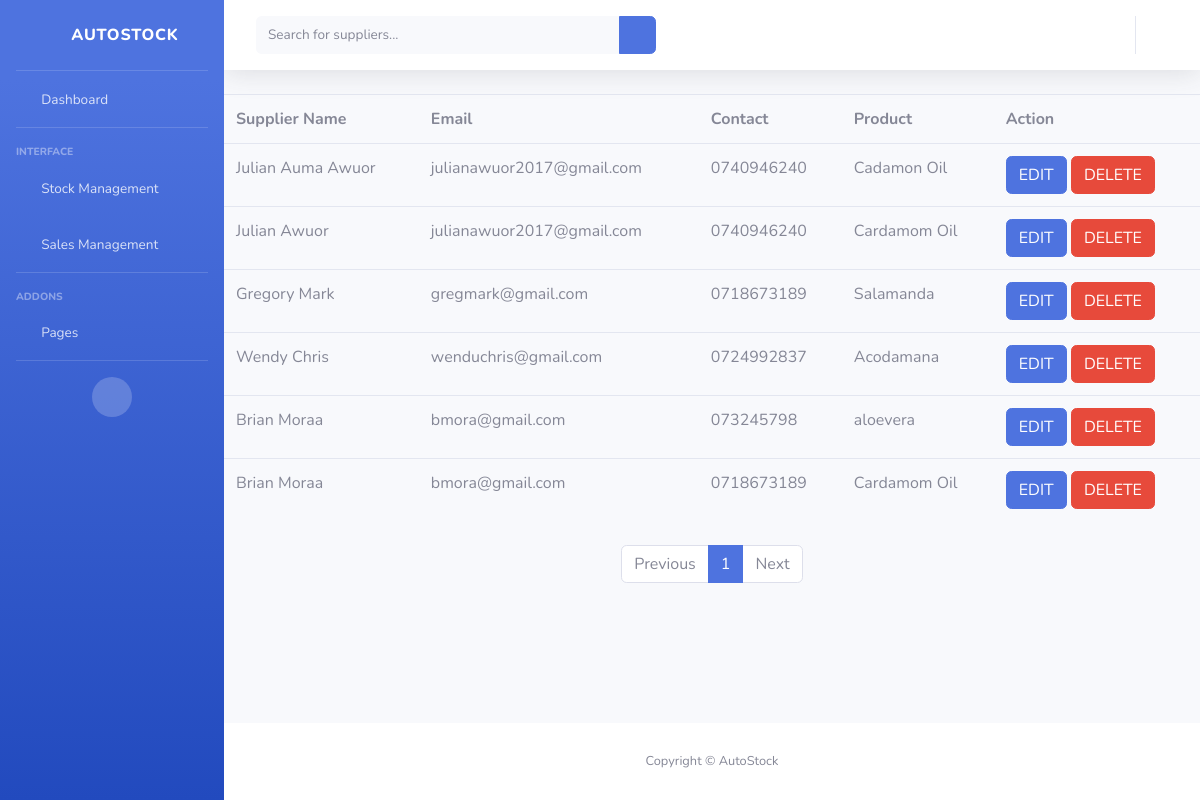
Page /existingsupplier/ on the committed database.
### autoapp/models.py (models this page shows, shortened)
class Supplier(models.Model):
     fullname = models.CharField(max_length=100)
     email = models.EmailField()
     contact = models.CharField(max_length=50)
     productname = models.CharField(max_length=100)

### autoapp/views.py (the view)
# urls.py: path('existingsupplier/', views.existingsupplier, name='existingsupplier'),
def existingsupplier(request):
    search_query = request.GET.get('search', '')  # Get the search query from the URL
    if search_query:
        allsuppliers = Supplier.objects.filter(
            Q(fullname__icontains=search_query) |
            Q(productname__icontains=search_query) |
            Q(contact__icontains=search_query)
        )
    else:
        allsuppliers = Supplier.objects.all()
    paginator = Paginator(allsuppliers, 10)  # Show 10 suppliers per page
    page_number = request.GET.get('page')
    page_obj = paginator.get_page(page_number)
    return render(request, 'existingsupplier.html', {
        'supplier': page_obj,
        'search_query': search_query
    })

### template/existingsupplier.html (shortened to what this page needs)
<!DOCTYPE html>
<html lang="en">
<head>
    {% load static %}
    <link href="{% static 'vendor/fontawesome-free/css/all.min.css' %}" rel="stylesheet" type="text/css">
    <link href="{% static 'css/sb-admin-2.min.css' %}" rel="stylesheet">
    <link href="{% static 'vendor/datatables/dataTables.bootstrap4.min.css' %}" rel="stylesheet">
</head>
<body id="page-top">
    <div id="wrapper">
        <ul class="navbar-nav bg-gradient-primary sidebar sidebar-dark accordion" id="accordionSidebar">
            <a class="sidebar-brand d-flex align-items-center justify-content-center" href="{% url 'index' %}">
                <div class="sidebar-brand-icon rotate-n-15">
                    <i class="fas fa-chart-line"></i>
                </div>
                <div class="sidebar-brand-text mx-3">AutoStock <sup></sup></div>
            </a>
            <hr class="sidebar-divider my-0">
            <li class="nav-item">
                <a class="nav-link" href="{% url 'index' %}">
                    <i class="fas fa-fw fa-tachometer-alt"></i>
                    <span>Dashboard</span></a>
            </li>
            <hr class="sidebar-divider">
            <div class="sidebar-heading">
                Interface
            </div>
           <li class="nav-item">
                <a class="nav-link collapsed" href="#" data-toggle="collapse" data-target="#collapseTwo"
                    aria-expanded="true" aria-controls="collapseTwo">
                    <i class="fas fa-fw fa-cog"></i>
                    <span>Stock Management</span>
                </a>
            </li>
            <li class="nav-item">
                <a class="nav-link collapsed" href="#" data-toggle="collapse" data-target="#collapseUtilities"
                    aria-expanded="true" aria-controls="collapseUtilities">
                    <i class="fas fa-fw fa-wrench"></i>
                    <span>Sales Management</span>
                </a>
            </li>
            <hr class="sidebar-divider">
            <div class="sidebar-heading">
                Addons
            </div>
            <li class="nav-item">
                <a class="nav-link collapsed" href="#" data-toggle="collapse" data-target="#collapsePages"
                    aria-expanded="true" aria-controls="collapsePages">
                    <i class="fas fa-fw fa-folder"></i>
                    <span>Pages</span>
                </a>
            </li>
            <hr class="sidebar-divider d-none d-md-block">
            <div class="text-center d-none d-md-inline">
                <button class="rounded-circle border-0" id="sidebarToggle"></button>
            </div>
        </ul>
        <div id="content-wrapper" class="d-flex flex-column">
            <div id="content">
                <nav class="navbar navbar-expand navbar-light bg-white topbar mb-4 static-top shadow">
                   <form method="GET" class="d-none d-sm-inline-block form-inline mr-auto ml-md-3 my-2 my-md-0 mw-100 navbar-search">
                         <div class="input-group">
                           <input type="text" name="search" class="form-control bg-light border-0 small" placeholder="Search for suppliers..."
                            aria-label="Search" value="{{ search_query }}" aria-describedby="basic-addon2">
                             <div class="input-group-append">
                               <button class="btn btn-primary" type="submit">
                               <i class="fas fa-search fa-sm"></i>
                               </button>
                             </div>
                         </div>
                   </form>
                    <ul class="navbar-nav ml-auto">
                        <li class="nav-item dropdown no-arrow">
                            <a class="nav-link dropdown-toggle" href="#" id="userDropdown" role="button"
                                  data-toggle="dropdown" aria-haspopup="true" aria-expanded="false">
                            </a>
                        </li>
                    </ul>
                </nav>
                <table class="table">
    <tr>
        <th>Supplier Name</th>
        <th>Email</th>
        <th>Contact</th>
        <th>Product</th>
        <th>Action</th>
    </tr>
    {% for y in supplier %}
        <tr>
            <td>{{ y.fullname }}</td>
            <td>{{ y.email }}</td>
            <td>{{ y.contact }}</td>
            <td>{{ y.productname }}</td>
            <td>
                <a href="/editsupplier/{{ y.id }}" class="btn btn-primary">EDIT</a>
                <a href="/deletesupplier/{{ y.id }}" class="btn btn-danger">DELETE</a>
            </td>
        </tr>
    {% empty %}
        <tr>
            <td colspan="5" class="text-center text-danger">No suppliers found.</td>
        </tr>
    {% endfor %}
</table>
<div class="d-flex justify-content-center mt-4">
    <nav aria-label="Page navigation">
        <ul class="pagination">
            {% if supplier.has_previous %}
                <li class="page-item">
                    <a class="page-link" href="?search={{ search_query }}&page={{ supplier.previous_page_number }}">Previous</a>
                </li>
            {% else %}
                <li class="page-item disabled">
                    <span class="page-link">Previous</span>
                </li>
            {% endif %}
            {% for num in supplier.paginator.page_range %}
                {% if supplier.number == num %}
                    <li class="page-item active"><span class="page-link">{{ num }}</span></li>
                {% elif num > supplier.number|add:'-3' and num < supplier.number|add:'3' %}
                    <li class="page-item">
                        <a class="page-link" href="?search={{ search_query }}&page={{ num }}">{{ num }}</a>
                    </li>
                {% endif %}
            {% endfor %}
            {% if supplier.has_next %}
                <li class="page-item">
                    <a class="page-link" href="?search={{ search_query }}&page={{ supplier.next_page_number }}">Next</a>
                </li>
            {% else %}
                <li class="page-item disabled">
                    <span class="page-link">Next</span>
                </li>
            {% endif %}
        </ul>
    </nav>
</div>
            </div>
            <footer class="sticky-footer bg-white">
                <div class="container my-auto">
                    <div class="copyright text-center my-auto">
                        <span>Copyright &copy; AutoStock</span>
                    </div>
                </div>
            </footer>
        </div>
    </div>
</body>
</html>

### rows in the picture
Supplier: fullname "Julian Auma Awuor", email "julianawuor2017@gmail.com", contact "0740946240", productname "Cadamon Oil"
Supplier: fullname "Julian Awuor", email "julianawuor2017@gmail.com", contact "0740946240", productname "Cardamom Oil"
Supplier: fullname "Gregory Mark", email "gregmark@gmail.com", contact "0718673189", productname "Salamanda"
Supplier: fullname "Wendy Chris", email "wenduchris@gmail.com", contact "0724992837", productname "Acodamana"
Supplier: fullname "Brian Moraa", email "bmora@gmail.com", contact "073245798", productname "aloevera"
Supplier: fullname "Brian Moraa", email "bmora@gmail.com", contact "0718673189", productname "Cardamom Oil"

### other values in the picture
{{ num }} "1"
